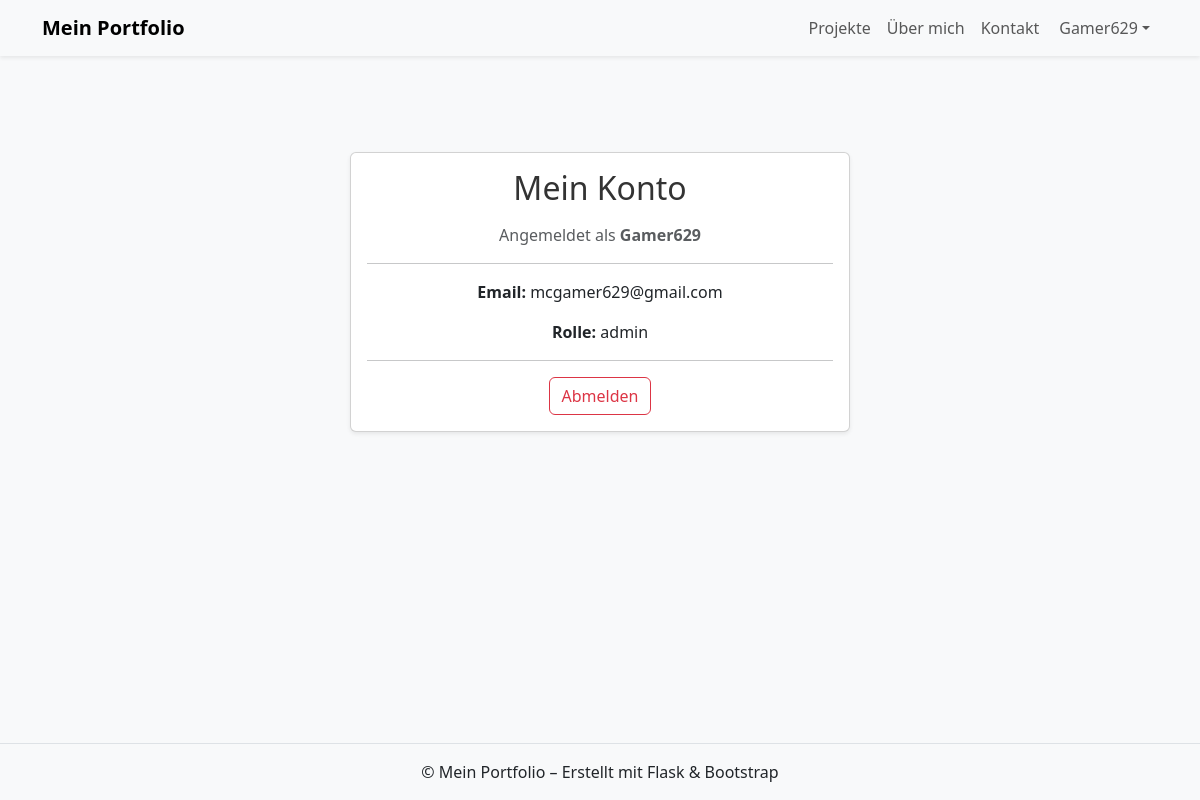
Page /account (signed in) on the earlier database version.
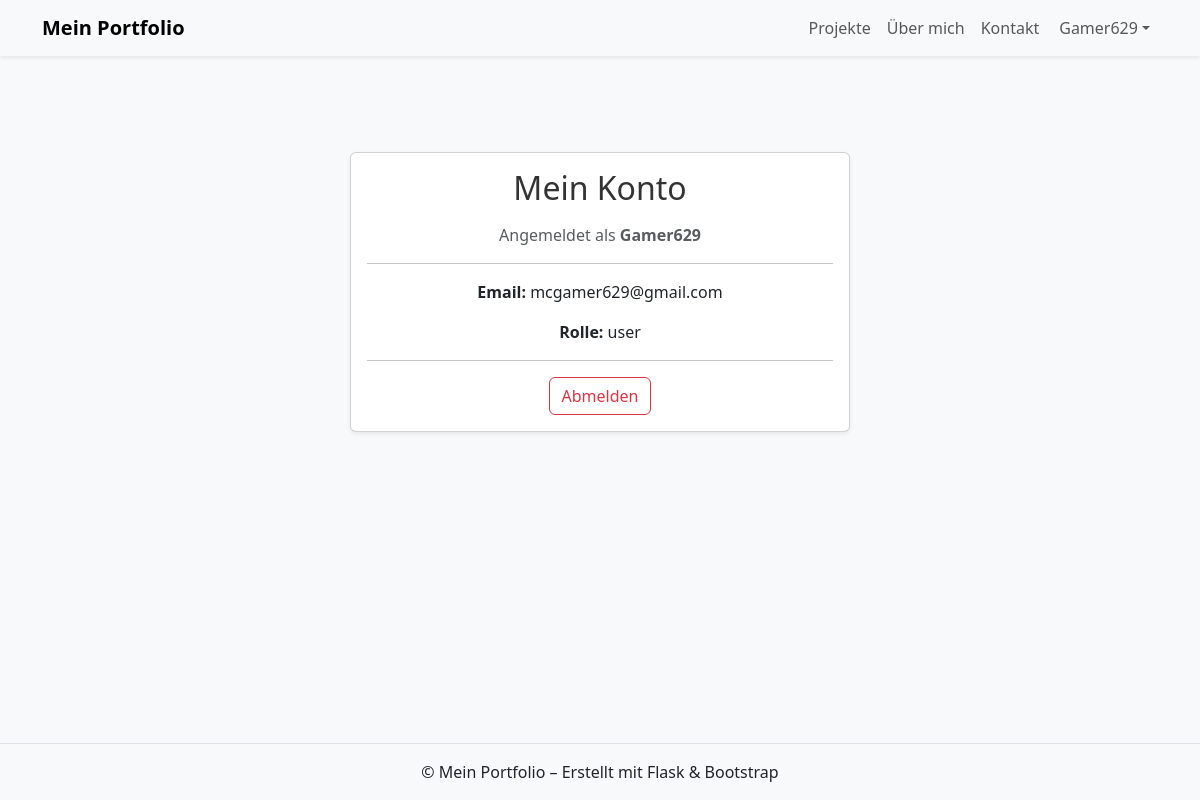
Same page on the later database version.
### app/models/user.py (models this page shows, shortened)
class User(db.Model, UserMixin):
    id = db.Column(db.Integer, primary_key=True)
    username = db.Column(db.String(50), unique=True, nullable=False)
    email = db.Column(db.String(120), unique=True, nullable=False)
    password_hash = db.Column(db.String(128), nullable=False)
    role = db.Column(db.String(10), default="user")  # "user" oder "admin"
    def is_admin(self):
        return self.role == "admin"

### app/routes/auth.py (the view)
@auth_bp.route("/account")
@login_required
def account():
    return render_template("auth/account.html", user=current_user)

### app/templates/auth/account.html (shortened to what this page needs)
{% extends "base.html" %}
{% block content %}
<div class="container py-5">
  <div class="card shadow-sm mx-auto" style="max-width: 500px;">
    <div class="card-body text-center">
      <h2 class="mb-3">Mein Konto</h2>
      <p class="text-muted">Angemeldet als <strong>{{ user.username }}</strong></p>
      <hr>
      <p><strong>Email:</strong> {{ user.email }}</p>
      <p><strong>Rolle:</strong> {{ user.role }}</p>
      <hr>
      <a href="{{ url_for('auth.logout') }}" class="btn btn-outline-danger">Abmelden</a>
    </div>
  </div>
</div>
{% endblock %}

### app/templates/widgets/navbar.html (shortened to what this page needs)
<nav class="navbar navbar-expand-lg navbar-light bg-light shadow-sm">
  <div class="container">
    <a class="navbar-brand fw-bold" href="{{ url_for('main.home') }}">Mein Portfolio</a>
    <div class="collapse navbar-collapse justify-content-end" id="navbarNav">
      <ul class="navbar-nav">
        <li class="nav-item"><a class="nav-link" href="{{ url_for('projects.projects_page') }}">Projekte</a></li>
        <li class="nav-item"><a class="nav-link" href="{{ url_for('about.about_page') }}">Über mich</a></li>
        <li class="nav-item"><a class="nav-link" href="{{ url_for('contact.contact_page') }}">Kontakt</a></li>
        <li class="nav-item dropdown">
          <a class="nav-link dropdown-toggle d-flex align-items-center" href="#" id="userDropdown" role="button"
             data-bs-toggle="dropdown" aria-expanded="false">
            {% if current_user.is_authenticated %}
              {{ current_user.username }}
            {% else %}
              Konto
            {% endif %}
          </a>
        </li>
      </ul>
    </div>
  </div>
</nav>

Differences in the rows shown:
changed User "Gamer629": role "admin" → "user"
